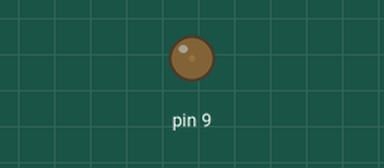
Recording of a sketch running on a simulated Arduino Uno, built with avr-gcc and run on an emulated ATmega328P. Parts: output pins drawn as LEDs (lit = HIGH).

Above: at 0.05 s.
At 1.55 s:
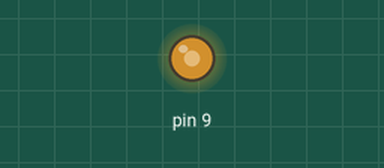
At 2.75 s:
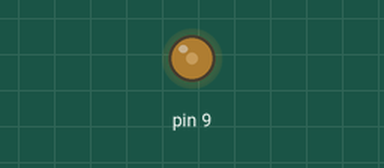
At 5.1 s:
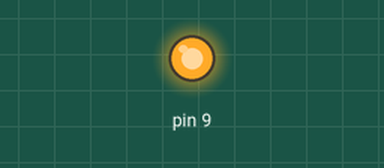
Timing chart, 0 to 6.6 s (numbered marks = the images above):
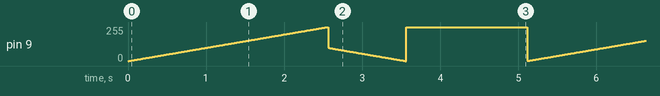

The sketch:

analog-out.lnk.ino
```cpp
// the setup function runs once when you press reset or power the board
void setup() {
  pinMode(9, OUTPUT);
  }

void loop() {

  analogWrite(9, 0);

  int i = 0;
  bool sw = 0;
  while(i<=255){
      if(sw==0){
        analogWrite(9, i);
      }else{
        analogWrite(9, 100 - i);
      }
      if(i==255){
        sw=!sw;
        i=0;
      }
      i++;
      delay(10);
    }


}
```

Measured:
- by itself, pin 9: moves between 0/255 and 255/255, repeating every 5.1 s
